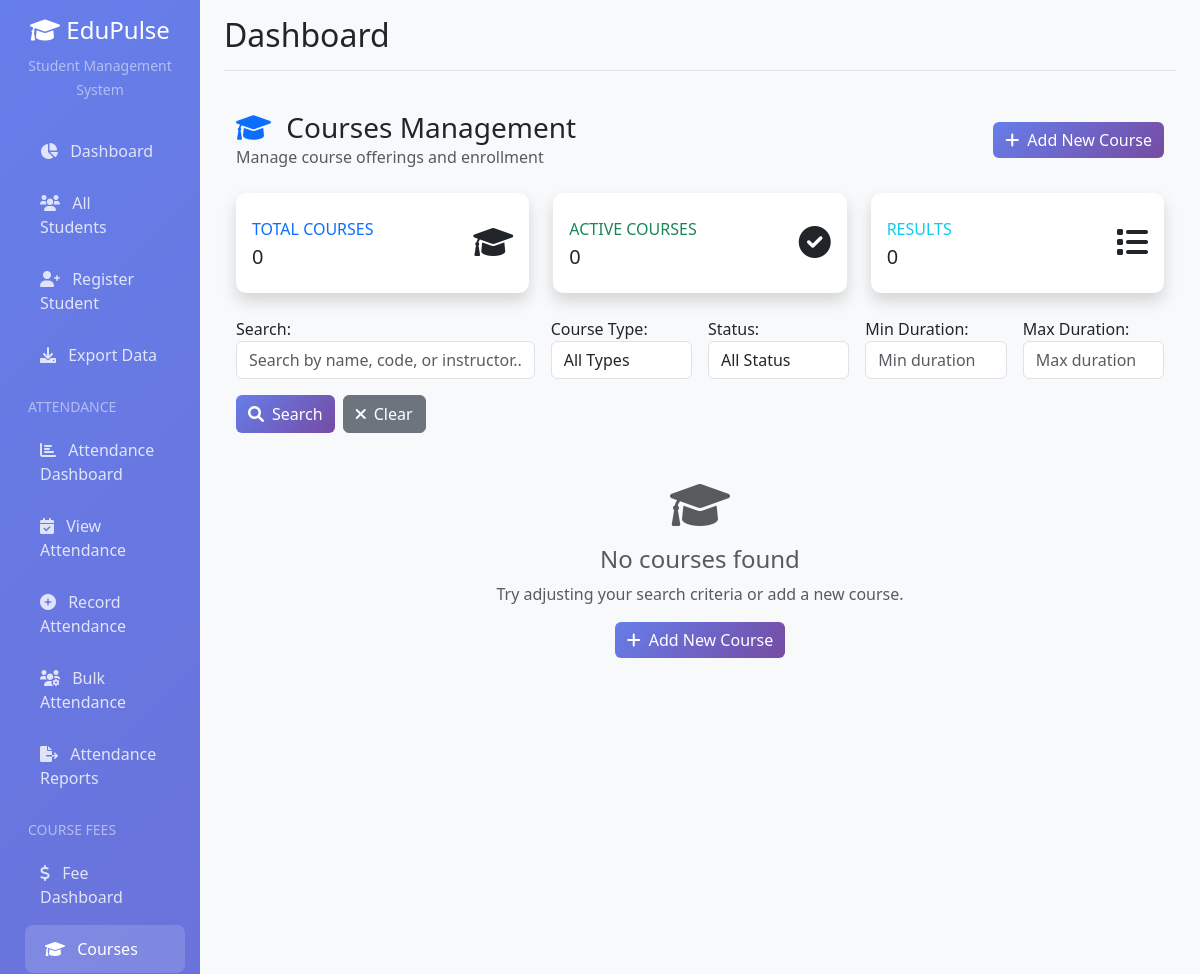
Before: /coursefee/courses/ (signed in, upper part) with the older database file.
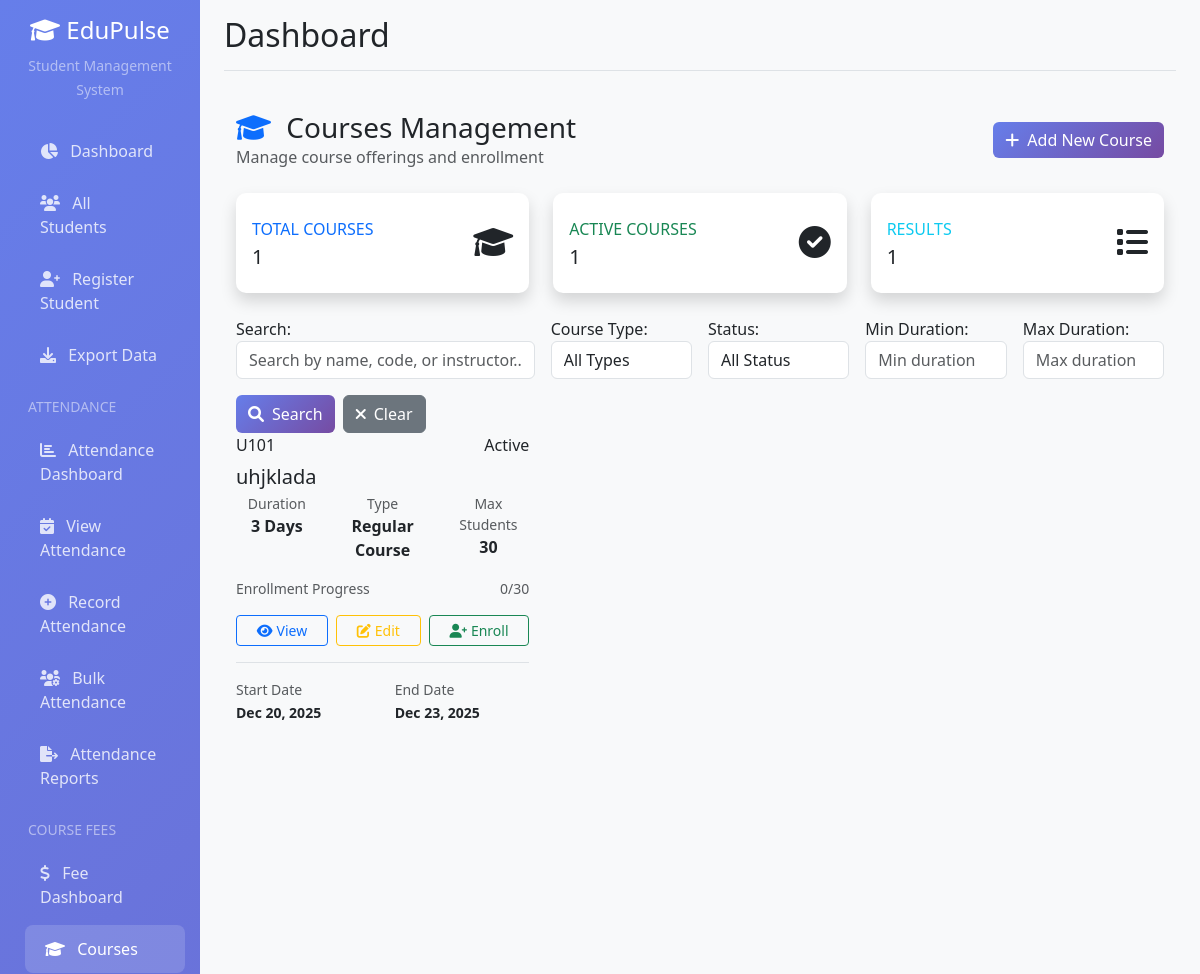
After: the same page with the newer database file.
### xcoursefee/models.py (models this page shows, shortened)
class Course(models.Model):
    COURSE_TYPE_CHOICES = [
        ('regular', 'Regular Course'),
        ('intensive', 'Intensive Course'),
        ('summer', 'Summer Course'),
        ('workshop', 'Workshop'),
        ('tutorial', 'Tutorial'),
    ]
    DURATION_UNIT_CHOICES = [
        ('months', 'Months'),
        ('weeks', 'Weeks'),
        ('days', 'Days'),
        ('hours', 'Hours'),
    ]
    STATUS_CHOICES = [
        ('active', 'Active'),
        ('inactive', 'Inactive'),
        ('coming_soon', 'Coming Soon'),
    ]
    name = models.CharField(max_length=200, verbose_name="Course Name")
    description = models.TextField(blank=True, verbose_name="Description")
    course_code = models.CharField(max_length=20, unique=True, verbose_name="Course Code")
    course_type = models.CharField(max_length=20, choices=COURSE_TYPE_CHOICES, default='regular')
    duration = models.PositiveIntegerField(verbose_name="Duration")
    duration_unit = models.CharField(max_length=10, choices=DURATION_UNIT_CHOICES, default='months')
    start_date = models.DateField(null=True, blank=True, verbose_name="Start Date")
    end_date = models.DateField(null=True, blank=True, verbose_name="End Date")
    max_students = models.PositiveIntegerField(default=30, verbose_name="Maximum Students")
    min_age = models.PositiveIntegerField(null=True, blank=True, verbose_name="Minimum Age")
    max_age = models.PositiveIntegerField(null=True, blank=True, verbose_name="Maximum Age")
    prerequisites = models.TextField(blank=True, verbose_name="Prerequisites")
    status = models.CharField(max_length=20, choices=STATUS_CHOICES, default='active')
    instructor_name = models.CharField(max_length=100, blank=True, verbose_name="Instructor")
    created_at = models.DateTimeField(auto_now_add=True)
    updated_at = models.DateTimeField(auto_now=True)
    class Meta:
        ordering = ['name']
        verbose_name = 'Course'
        verbose_name_plural = 'Courses'

### xcoursefee/views.py (the view, shortened to what this page needs)
# urls.py: path('courses/', views.course_list, name='course_list'),
@login_required
def course_list(request):
    queryset = Course.objects.all()
    form = CourseSearchForm(request.GET)
    if form.is_valid():
        search_query = form.cleaned_data.get('search_query')
        course_type = form.cleaned_data.get('course_type')
        status = form.cleaned_data.get('status')
        min_duration = form.cleaned_data.get('min_duration')
        max_duration = form.cleaned_data.get('max_duration')
        if course_type:
            queryset = queryset.filter(course_type=course_type)
        if status:
            queryset = queryset.filter(status=status)
        if min_duration:
            queryset = queryset.filter(duration__gte=min_duration)
        if max_duration:
            queryset = queryset.filter(duration__lte=max_duration)
    queryset = queryset.annotate(
        enrollment_count=Count('enrollments')
    ).order_by('name')
    paginator = Paginator(queryset, 12)
    page_number = request.GET.get('page')
    page_obj = paginator.get_page(page_number)
    context = {
        'courses': page_obj,
        'page_obj': page_obj,
        'is_paginated': page_obj.has_other_pages(),
        'search_form': form,
        'total_courses': Course.objects.count(),
        'active_courses': Course.objects.filter(status='active').count(),
    }
    return render(request, 'xcoursefee/course_list.html', context)

### xcoursefee/templates/xcoursefee/course_list.html (shortened to what this page needs)
{% extends 'xstudent/base.html' %}
{% load static %}
{% block content %}
<div class="container-fluid py-4">
    <div class="row mb-4">
        <div class="col-12">
            <div class="d-flex justify-content-between align-items-center">
                <div>
                    <h1 class="h3 mb-0 text-gray-800">
                        <i class="fas fa-graduation-cap text-primary me-2"></i>
                        Courses Management
                    </h1>
                    <p class="text-muted mb-0">Manage course offerings and enrollment</p>
                </div>
                <div>
                    <a href="{% url 'course_create' %}" class="btn btn-primary">
                        <i class="fas fa-plus me-2"></i>Add New Course
                    </a>
                </div>
            </div>
        </div>
    </div>
    <div class="row mb-4">
        <div class="col-md-4">
            <div class="card border-left-primary shadow h-100 py-2">
                <div class="card-body">
                    <div class="row no-gutters align-items-center">
                        <div class="col mr-2">
                            <div class="text-xs font-weight-bold text-primary text-uppercase mb-1">
                                Total Courses
                            </div>
                            <div class="h5 mb-0 font-weight-bold text-gray-800">{{ total_courses }}</div>
                        </div>
                        <div class="col-auto">
                            <i class="fas fa-graduation-cap fa-2x text-gray-300"></i>
                        </div>
                    </div>
                </div>
            </div>
        </div>
        <div class="col-md-4">
            <div class="card border-left-success shadow h-100 py-2">
                <div class="card-body">
                    <div class="row no-gutters align-items-center">
                        <div class="col mr-2">
                            <div class="text-xs font-weight-bold text-success text-uppercase mb-1">
                                Active Courses
                            </div>
                            <div class="h5 mb-0 font-weight-bold text-gray-800">{{ active_courses }}</div>
                        </div>
                        <div class="col-auto">
                            <i class="fas fa-check-circle fa-2x text-gray-300"></i>
                        </div>
                    </div>
                </div>
            </div>
        </div>
        <div class="col-md-4">
            <div class="card border-left-info shadow h-100 py-2">
                <div class="card-body">
                    <div class="row no-gutters align-items-center">
                        <div class="col mr-2">
                            <div class="text-xs font-weight-bold text-info text-uppercase mb-1">
                                Results
                            </div>
                            <div class="h5 mb-0 font-weight-bold text-gray-800">{{ courses|length }}</div>
                        </div>
                        <div class="col-auto">
                            <i class="fas fa-list fa-2x text-gray-300"></i>
                        </div>
                    </div>
                </div>
            </div>
        </div>
    </div>
    <div class="filter-section">
        <form method="get" class="row g-3">
            <div class="col-md-4">
                {{ search_form.search_query.label_tag }}
                {{ search_form.search_query }}
            </div>
            <div class="col-md-2">
                {{ search_form.course_type.label_tag }}
                {{ search_form.course_type }}
            </div>
            <div class="col-md-2">
                {{ search_form.status.label_tag }}
                {{ search_form.status }}
            </div>
            <div class="col-md-2">
                {{ search_form.min_duration.label_tag }}
                {{ search_form.min_duration }}
            </div>
            <div class="col-md-2">
                {{ search_form.max_duration.label_tag }}
                {{ search_form.max_duration }}
            </div>
            <div class="col-12 d-flex gap-2">
                <button type="submit" class="btn btn-primary">
                    <i class="fas fa-search me-2"></i>Search
                </button>
                <a href="{% url 'course_list' %}" class="btn btn-secondary">
                    <i class="fas fa-times me-2"></i>Clear
                </a>
            </div>
        </form>
    </div>
    <div class="row">
        {% for course in courses %}
        <div class="col-lg-4 col-md-6 mb-4">
            <div class="course-card">
                <div class="course-header">
                    <div class="d-flex justify-content-between align-items-start mb-2">
                        <span class="course-code">{{ course.course_code }}</span>
                        <span class="course-status status-{{ course.status }}">
                            {{ course.get_status_display }}
                        </span>
                    </div>
                    <h5 class="card-title mb-1">{{ course.name }}</h5>
                </div>
                <div class="course-details mb-3">
                    <div class="row text-center">
                        <div class="col-4">
                            <small class="text-muted d-block">Duration</small>
                            <strong>{{ course.duration }} {{ course.get_duration_unit_display }}</strong>
                        </div>
                        <div class="col-4">
                            <small class="text-muted d-block">Type</small>
                            <strong>{{ course.get_course_type_display }}</strong>
                        </div>
                        <div class="col-4">
                            <small class="text-muted d-block">Max Students</small>
                            <strong>{{ course.max_students }}</strong>
                        </div>
                    </div>
                </div>
                <div class="mb-3">
                    <div class="d-flex justify-content-between align-items-center mb-1">
                        <small class="text-muted">Enrollment Progress</small>
                        <small class="text-muted">{{ course.enrollment_count }}/{{ course.max_students }}</small>
                    </div>
                </div>
                <div class="d-flex gap-2">
                    <a href="{% url 'course_detail' course.pk %}" class="btn btn-outline-primary btn-sm flex-fill">
                        <i class="fas fa-eye me-1"></i>View
                    </a>
                    <a href="{% url 'course_edit' course.pk %}" class="btn btn-outline-warning btn-sm flex-fill">
                        <i class="fas fa-edit me-1"></i>Edit
                    </a>
                    {% if course.status == 'active' %}
                    <a href="{% url 'enrollment_create' %}?course={{ course.pk }}" class="btn btn-outline-success btn-sm flex-fill">
                        <i class="fas fa-user-plus me-1"></i>Enroll
                    </a>
                    {% endif %}
                </div>
                <div class="mt-3 pt-3 border-top">
                    <div class="row">
                        {% if course.start_date %}
                        <div class="col-6">
                            <small class="text-muted d-block">Start Date</small>
                            <small><strong>{{ course.start_date|date:"M d, Y" }}</strong></small>
                        </div>
                        {% endif %}
                        {% if course.end_date %}
                        <div class="col-6">
                            <small class="text-muted d-block">End Date</small>
                            <small><strong>{{ course.end_date|date:"M d, Y" }}</strong></small>
                        </div>
                        {% endif %}
                    </div>
                </div>
            </div>
        </div>
        {% empty %}
        <div class="col-12">
            <div class="text-center py-5">
                <i class="fas fa-graduation-cap fa-3x text-muted mb-3"></i>
                <h4 class="text-muted">No courses found</h4>
                <p class="text-muted">Try adjusting your search criteria or add a new course.</p>
                <a href="{% url 'course_create' %}" class="btn btn-primary">
                    <i class="fas fa-plus me-2"></i>Add New Course
                </a>
            </div>
        </div>
        {% endfor %}
    </div>
</div>
{% endblock %}

Changed rows visible on the page:
added Course: course_code "U101", status "Active", name "uhjklada", duration "3", duration_unit "Days", course_type "Regular Course", max_students "30", enrollment_count "0", start_date "Dec 20, 2025", end_date "Dec 23, 2025"
Other visible differences:
{{ total_courses }}: "0" → "1"
{{ active_courses }}: "0" → "1"
{{ courses|length }}: "0" → "1"
text no longer shown: "No courses found Try adjusting your search criteria or add a new course. Add New Course"
